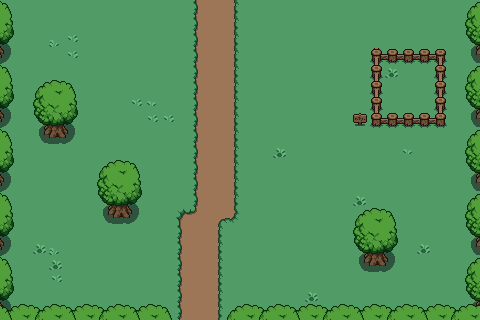

This is a level from a 2D game, rendered from its Tiled map with the project's own tilesets. A one-line summary and the map file follow, with tile-layer data summarised:
An orthogonal 30x20 tile map with 16x16 px tiles, 4 tile layers (Tile Layer 1, Tile Layer 4, Tile Layer 2, Tile Layer 3), 6 tilesets and 13 objects (4x Trees Edge, 3x Tree, 2x Exit, 2x Enemy, Sign, ...).

<map version="1.10" tiledversion="1.10.2" orientation="orthogonal" renderorder="right-down" width="30" height="20" tilewidth="16" tileheight="16" infinite="0" nextlayerid="9" nextobjectid="37">
 <editorsettings>
  <export target="road.lua" format="lua" />
 </editorsettings>
 <tileset firstgid="1" source="decor_16x16.tsx" />
 <tileset firstgid="21" source="grass.tsx" />
 <tileset firstgid="22" source="plains.tsx" />
 <tileset firstgid="94" source="fences.tsx" />
 <tileset firstgid="110" source="objects.tsx" />
 <tileset firstgid="318" source="chest_01.tsx" />
 <objectgroup id="7" name="Interactable">
  <object id="22" name="CowMissingSign" type="Sign" x="352" y="112" width="16" height="16">
   <properties>
    <property name="actionText" value="We stole your cow! Try to get it back if you can!" />
    <property name="requiredStatus" value="cowTime" />
    <property name="triggerEvent" value="getWeapon" />
   </properties>
  </object>
  <object id="24" name="RoadMid" type="Exit" x="176" y="304" width="48" height="16">
   <properties>
    <property name="NextZoneY" value="70" />
    <property name="blockingEvent" value="cowTime,getWeapon" />
    <property name="blockingText" value="There are some people here blocking the way. Best not to mess with them." />
    <property name="triggerBattle" value="weaponAquired" />
   </properties>
  </object>
  <object id="23" name="House" type="Exit" x="16" y="0" width="448" height="16">
   <properties>
    <property name="NextZoneY" value="730" />
   </properties>
  </object>
 </objectgroup>
 <objectgroup id="8" name="Enemies">
  <object id="33" name="7" type="Enemy" x="176" y="304" width="16" height="16">
   <properties>
    <property name="startDirection" value="right" />
   </properties>
  </object>
  <object id="34" name="2" type="Enemy" x="208" y="304" width="16" height="16">
   <properties>
    <property name="startDirection" value="left" />
   </properties>
  </object>
 </objectgroup>
 <objectgroup id="6" name="Walls">
  <object id="9" name="Tree" x="96" y="160" width="48" height="64" />
  <object id="13" name="Trees Edge" x="0" y="0" width="16" height="320" />
  <object id="14" name="Trees Edge" x="0" y="304" width="176" height="16" />
  <object id="15" name="Trees Edge" x="224" y="304" width="256" height="16" />
  <object id="16" name="Trees Edge" x="464" y="0" width="16" height="320" />
  <object id="28" name="Fenced Area" x="368" y="48" width="80" height="80" />
  <object id="31" name="Tree" x="32" y="80" width="48" height="64" />
  <object id="32" name="Tree" x="352" y="208" width="48" height="64" />
 </objectgroup>
 <layer id="1" name="Tile Layer 1" width="30" height="20">
  <data>[600 cells, 600 non-empty, 12 distinct tile ids]</data>
 </layer>
 <layer id="5" name="Tile Layer 4" width="30" height="20">
  <data>[600 cells, 20 non-empty, 4 distinct tile ids]</data>
 </layer>
 <layer id="2" name="Tile Layer 2" width="30" height="20">
  <data>[600 cells, 94 non-empty, 19 distinct tile ids]</data>
 </layer>
 <layer id="3" name="Tile Layer 3" width="30" height="20">
  <data>[600 cells, 18 non-empty, 3 distinct tile ids]</data>
 </layer>
</map>
